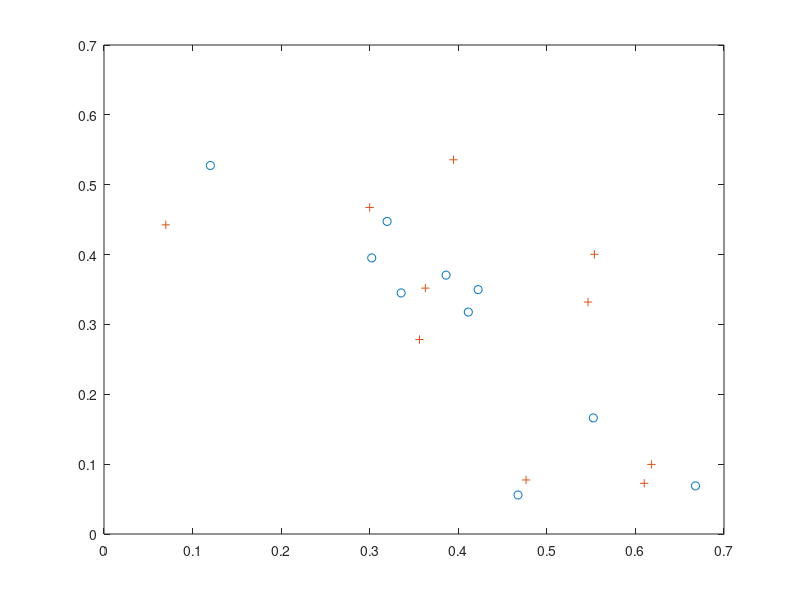

Write MATLAB code to recreate this figure. (Note: this script raises an error after producing the figure.)
clear functions

% cvx-based linear classifier

samples0=rand(10,3);
samples0=samples0./(sum(samples0,2)*ones(1,size(samples0,2)));
samples1=rand(10,3);
samples1=samples1./(sum(samples1,2)*ones(1,size(samples1,2)));

plot(samples0(:,1),samples0(:,2),'o',samples1(:,1),samples1(:,2),'+');

cvx_begin
  variables x(3);
  variables b0(size(samples0,1));
  variables b1(size(samples1,1));
  
  samples0*x<b0; % would like b0 <=0
  samples1*x>-b1; % would like b1 <=0
  
  %  norm(x)>1
  
  minimize sum(pos(b0))+sum(pos(b1))
cvx_end

samples0*x
samples1*x

b0
b1
